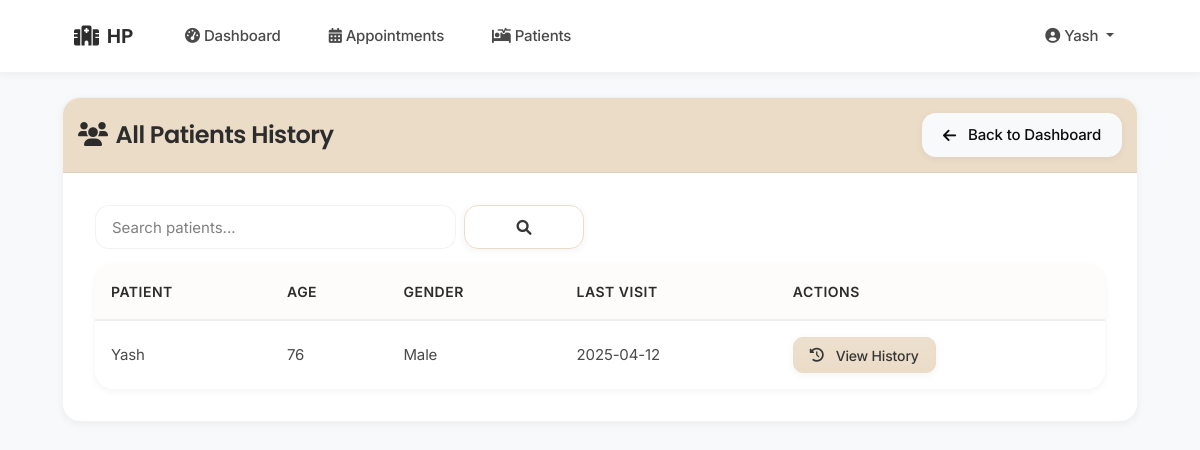
The page /doctor/patients (signed in) on the database its author committed.
### tables this page shows
CREATE TABLE patients (
                id INTEGER PRIMARY KEY AUTOINCREMENT,
                name TEXT NOT NULL,
                age INTEGER NOT NULL,
                gender TEXT,
                contact TEXT,
                address TEXT,
                medical_history TEXT,
                created_at TIMESTAMP DEFAULT CURRENT_TIMESTAMP,
                created_by INTEGER,
                hospital_id INTEGER NOT NULL,
                FOREIGN KEY (created_by) REFERENCES staff(id),
                FOREIGN KEY (hospital_id) REFERENCES staff(id)
            );

### app.py (the view)
@app.route('/doctor/patients')
def all_patients_history():
    if 'user_id' not in session or session['user_type'] != 'doctor':
        return redirect(url_for('login'))
    search_query = request.args.get('search', '').strip()
    doctor_id = session['user_id']
    conn = get_db_connection()
    try:
        if search_query:
            patients = conn.execute('''
                SELECT DISTINCT p.*, MAX(a.date) as last_visit
                FROM patients p
                JOIN appointments a ON p.id = a.patient_id
                WHERE a.doctor_id = ?
                AND p.hospital_id = ?
                AND (p.name LIKE ? OR p.contact LIKE ?)
                GROUP BY p.id
                ORDER BY p.name
            ''', (doctor_id, session['hospital_id'], f'%{search_query}%', f'%{search_query}%')).fetchall()
        else:
            patients = conn.execute('''
                SELECT DISTINCT p.*, MAX(a.date) as last_visit
                FROM patients p
                JOIN appointments a ON p.id = a.patient_id
                WHERE a.doctor_id = ?
                AND p.hospital_id = ?
                GROUP BY p.id
                ORDER BY p.name
            ''', (doctor_id, session['hospital_id'])).fetchall()
    except Exception as e:
        flash('Error loading patients', 'danger')
        app.logger.error(f"All patients history error: {str(e)}")
        patients = []
    finally:
        conn.close()
    try:
        return render_template('doctor/all_patients_history.html',
                             patients=patients,
                             search_query=search_query)
    except Exception as e:
        app.logger.error(f"Template rendering error: {str(e)}")
        flash('Error loading the page', 'danger')
        return redirect(url_for('doctor_dashboard'))

### app.py (called while the page is built)
@app.context_processor
def utility_processor():
    def now():
        return datetime.now()
    return dict(now=now)

def get_db_connection():
    try:
        conn = sqlite3.connect(get_db_path())
        conn.row_factory = sqlite3.Row
        return conn
    except sqlite3.Error as e:
        logger.error(f"Database connection error: {e}")
        raise

### database.py (called while the page is built)
def get_db_path():
    app_dir = os.path.dirname(os.path.abspath(__file__))
    if 'RENDER' in os.environ:
        db_dir = os.path.join(app_dir, 'data')
        if not os.path.exists(db_dir):
            os.makedirs(db_dir, exist_ok=True)
            logger.info(f"Created database directory: {db_dir}")
        return os.path.join(db_dir, 'hospital.db')
    else:
        instance_path = os.path.join(app_dir, 'instance')
        if not os.path.exists(instance_path):
            os.makedirs(instance_path, exist_ok=True)
            logger.info(f"Created instance directory: {instance_path}")
        return os.path.join(instance_path, 'hospital.db')

### templates/doctor/all_patients_history.html (shortened to what this page needs)
{% extends "base.html" %}
{% block content %}
<div class="card">
    <div class="card-header text-white d-flex justify-content-between align-items-center" style="background-color:rgb(235, 220, 200); padding: 15px 15px">
        <h4 class="mb-0">
            <i class="fas fa-users me-2"></i>All Patients History
        </h4>
        <div>
            <a href="{{ url_for('doctor_dashboard') }}" class="btn btn-light">
                <i class="fas fa-arrow-left me-1"></i>Back to Dashboard
            </a>
        </div>
    </div>
    <div class="card-body">
        <div class="row mb-3">
            <div class="col-md-6">
                <form class="d-flex" method="GET" action="{{ url_for('all_patients_history') }}">
                    <input class="form-control me-2" type="search" name="search" placeholder="Search patients..."
                           value="{{ search_query }}" aria-label="Search">
                    <button class="btn btn-outline-primary" type="submit">
                        <i class="fas fa-search"></i>
                    </button>
                </form>
            </div>
        </div>
        <div class="table-responsive">
            <table class="table table-hover">
                <thead>
                    <tr>
                        <th>Patient</th>
                        <th>Age</th>
                        <th>Gender</th>
                        <th>Last Visit</th>
                        <th>Actions</th>
                    </tr>
                </thead>
                <tbody>
                    {% for patient in patients %}
                    <tr>
                        <td>{{ patient.name }}</td>
                        <td>{{ patient.age }}</td>
                        <td>{{ patient.gender }}</td>
                        <td>
                            {% if patient.last_visit %}
                                {{ patient.last_visit }}
                            {% else %}
                                Never
                            {% endif %}
                        </td>
                        <td>
                            <a href="{{ url_for('patient_history', patient_id=patient.id) }}"
                               class="btn btn-sm btn-primary">
                                <i class="fas fa-history me-1"></i>View History
                            </a>
                        </td>
                    </tr>
                    {% else %}
                    <tr>
                        <td colspan="5" class="text-center">No patients found</td>
                    </tr>
                    {% endfor %}
                </tbody>
            </table>
        </div>
    </div>
</div>
{% endblock %}

### templates/base.html (shortened to what this page needs)
<!DOCTYPE html>
<html lang="en">
<head>
    <link rel="stylesheet" href="https://cdnjs.cloudflare.com/ajax/libs/font-awesome/6.0.0/css/all.min.css">
    <link href="https://cdn.jsdelivr.net/npm/bootstrap@5.1.3/dist/css/bootstrap.min.css" rel="stylesheet">
</head>
<body class="bg-light">
    <nav class="navbar navbar-expand-lg navbar-light">
        <div class="container">
            <a class="navbar-brand" href="{{ url_for('admin_dashboard') if session.get('user_type') == 'admin' else url_for('doctor_dashboard') }}">
                <i class="fas fa-hospital me-2"></i>{{ session.get('hospital_name', 'Hospital Management') }}
            </a>
            <div class="collapse navbar-collapse" id="navbarNav">
                <ul class="navbar-nav me-auto">
                    {% if session.get('user_id') %}
                        {% if session.get('user_type') == 'admin' %}
                            <li class="nav-item">
                                <a class="nav-link" href="{{ url_for('admin_dashboard') }}">
                                    <i class="fas fa-tachometer-alt me-1"></i>Dashboard
                                </a>
                            </li>
                            <li class="nav-item dropdown">
                                <a class="nav-link dropdown-toggle" href="#" id="doctorsDropdown" role="button" data-bs-toggle="dropdown">
                                    <i class="fas fa-user-md me-1"></i>Doctors
                                </a>
                                <ul class="dropdown-menu">
                                    <li><a class="dropdown-item" href="{{ url_for('view_doctors') }}"><i class="fas fa-list me-1"></i>View Doctors</a></li>
                                    <li><a class="dropdown-item" href="{{ url_for('add_doctor') }}"><i class="fas fa-user-plus me-1"></i>Add Doctor</a></li>
                                </ul>
                            </li>
                            <li class="nav-item dropdown">
                                <a class="nav-link dropdown-toggle" href="#" id="patientsDropdown" role="button" data-bs-toggle="dropdown">
                                    <i class="fas fa-procedures me-1"></i>Patients
                                </a>
                                <ul class="dropdown-menu">
                                    <li><a class="dropdown-item" href="{{ url_for('view_patients') }}"><i class="fas fa-list me-1"></i>View Patients</a></li>
                                    <li><a class="dropdown-item" href="{{ url_for('add_patient') }}"><i class="fas fa-user-plus me-1"></i>Add Patient</a></li>
                                </ul>
                            </li>
                            <li class="nav-item">
                                <a class="nav-link" href="{{ url_for('view_appointments') }}">
                                    <i class="fas fa-calendar-alt me-1"></i>Appointments
                                </a>
                            </li>
                            <li class="nav-item">
                                <a class="nav-link" href="{{ url_for('schedule_appointment') }}">
                                    <i class="fas fa-calendar-plus me-1"></i>Schedule Appointment
                                </a>
                            </li>
                        {% elif session.get('user_type') == 'doctor' %}
                            <li class="nav-item">
                                <a class="nav-link" href="{{ url_for('doctor_dashboard') }}">
                                    <i class="fas fa-tachometer-alt me-1"></i>Dashboard
                                </a>
                            </li>
                            <li class="nav-item">
                                <a class="nav-link" href="{{ url_for('doctor_appointments') }}">
                                    <i class="fas fa-calendar-alt me-1"></i>Appointments
                                </a>
                            </li>
                            <li class="nav-item">
                                <a class="nav-link" href="{{ url_for('all_patients_history') }}">
                                    <i class="fas fa-procedures me-1"></i>Patients
                                </a>
                            </li>
                        {% endif %}
                    {% endif %}
                </ul>
                <ul class="navbar-nav">
                    {% if session.get('user_id') %}
                        <li class="nav-item dropdown">
                            <a class="nav-link dropdown-toggle" href="#" id="navbarDropdown" role="button" data-bs-toggle="dropdown" aria-expanded="false">
                                <i class="fas fa-user-circle me-1"></i>{{ session.get('name', 'User') }}
                            </a>
                        </li>
                    {% endif %}
                </ul>
            </div>
        </div>
    </nav>
    <main class="container py-4 animate-fade">
        {% block content %}{% endblock %}
    </main>
</body>
</html>

### rows shown on the page
patients: get "Yash", name "Yash", age "76", gender "Male", last_visit "2025-04-12"

### other values the page prints
{{ session.get('hospital_name', 'Hospital Management') }} "HP"
